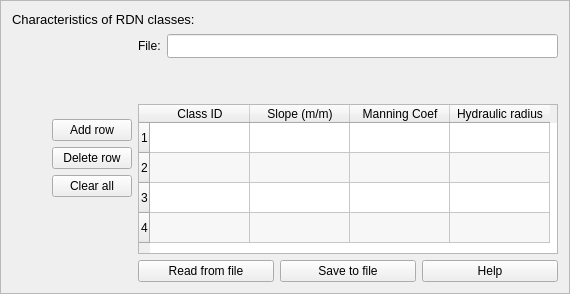
                 <widget class="QFrame" name="frame_4">
                  <property name="frameShape">
                   <enum>QFrame::StyledPanel</enum>
                  </property>
                  <property name="frameShadow">
                   <enum>QFrame::Raised</enum>
                  </property>
                  <layout class="QGridLayout" name="gridLayout_27">
                   <item row="0" column="0">
                    <layout class="QHBoxLayout" name="horizontalLayout_8">
                     <item>
                      <widget class="QLabel" name="label_37">
                       <property name="text">
                        <string>&lt;html&gt;&lt;head/&gt;&lt;body&gt;&lt;p align=&quot;justify&quot;&gt;&lt;span style=&quot; font-size:10pt;&quot;&gt;Characteristics of RDN classes:&lt;/span&gt;&lt;/p&gt;&lt;/body&gt;&lt;/html&gt;</string>
                       </property>
                      </widget>
                     </item>
                     <item>
                      <widget class="QLabel" name="label_38">
                       <property name="sizePolicy">
                        <sizepolicy hsizetype="Preferred" vsizetype="Preferred">
                         <horstretch>0</horstretch>
                         <verstretch>0</verstretch>
                        </sizepolicy>
                       </property>
                       <property name="minimumSize">
                        <size>
                         <width>16</width>
                         <height>16</height>
                        </size>
                       </property>
                       <property name="maximumSize">
                        <size>
                         <width>16</width>
                         <height>16</height>
                        </size>
                       </property>
                       <property name="toolTip">
                        <string>&lt;html&gt;&lt;head/&gt;&lt;body&gt;&lt;p align=&quot;justify&quot;&gt;Add your characteristics of RDN classes file. The file might be in text format, which contains the characteristics of the classes given in 'RDC segmentation into classes'.&lt;/p&gt;&lt;/body&gt;&lt;/html&gt;</string>
                       </property>
                       <property name="text">
                        <string/>
                       </property>
                       <property name="pixmap">
                        <pixmap>tip_icon.png</pixmap>
                       </property>
                      </widget>
                     </item>
                    </layout>
                   </item>
                   <item row="1" column="0">
                    <layout class="QGridLayout" name="gridLayout_38">
                     <item row="0" column="0">
                      <spacer name="horizontalSpacer_4">
                       <property name="orientation">
                        <enum>Qt::Horizontal</enum>
                       </property>
                       <property name="sizeHint" stdset="0">
                        <size>
                         <width>40</width>
                         <height>20</height>
                        </size>
                       </property>
                      </spacer>
                     </item>
                     <item row="0" column="1">
                      <layout class="QGridLayout" name="gridLayout_33">
                       <item row="2" column="0" alignment="Qt::AlignTop">
                        <widget class="QPushButton" name="btn_clear_1">
                         <property name="toolTip">
                          <string>&lt;html&gt;&lt;head/&gt;&lt;body&gt;&lt;p&gt;Chose one line.&lt;/p&gt;&lt;/body&gt;&lt;/html&gt;</string>
                         </property>
                         <property name="text">
                          <string>Clear all</string>
                         </property>
                        </widget>
                       </item>
                       <item row="0" column="0" alignment="Qt::AlignBottom">
                        <widget class="QPushButton" name="btn_add_row_1">
                         <property name="text">
                          <string>Add row</string>
                         </property>
                        </widget>
                       </item>
                       <item row="1" column="0">
                        <widget class="QPushButton" name="btn_del_row_1">
                         <property name="toolTip">
                          <string>&lt;html&gt;&lt;head/&gt;&lt;body&gt;&lt;p&gt;Chose one line.&lt;/p&gt;&lt;/body&gt;&lt;/html&gt;</string>
                         </property>
                         <property name="text">
                          <string>Delete row</string>
                         </property>
                        </widget>
                       </item>
                      </layout>
                     </item>
                     <item row="0" column="2">
                      <layout class="QGridLayout" name="gridLayout_35">
                       <item row="0" column="0">
                        <layout class="QGridLayout" name="gridLayout_56">
                         <item row="0" column="0">
                          <widget class="QLabel" name="label_67">
                           <property name="text">
                            <string>&lt;html&gt;&lt;head/&gt;&lt;body&gt;&lt;p align=&quot;justify&quot;&gt;&lt;span style=&quot; font-size:10pt;&quot;&gt;File:&lt;/span&gt;&lt;/p&gt;&lt;/body&gt;&lt;/html&gt;</string>
                           </property>
                          </widget>
                         </item>
                         <item row="0" column="1">
                          <widget class="QLineEdit" name="le_7_pg2">
                           <property name="minimumSize">
                            <size>
                             <width>220</width>
                             <height>24</height>
                            </size>
                           </property>
                           <property name="maximumSize">
                            <size>
                             <width>16777215</width>
                             <height>24</height>
                            </size>
                           </property>
                           <property name="readOnly">
                            <bool>true</bool>
                           </property>
                           <property name="clearButtonEnabled">
                            <bool>true</bool>
                           </property>
                          </widget>
                         </item>
                        </layout>
                       </item>
                       <item row="3" column="0">
                        <layout class="QGridLayout" name="gridLayout_34">
                         <item row="0" column="1">
                          <widget class="QPushButton" name="btn_save_file_t1">
                           <property name="text">
                            <string>Save to file</string>
                           </property>
                          </widget>
                         </item>
                         <item row="0" column="0">
                          <widget class="QPushButton" name="btn_read_t1">
                           <property name="text">
                            <string>Read from file</string>
                           </property>
                          </widget>
                         </item>
                         <item row="0" column="2">
                          <widget class="QPushButton" name="btn_help_t1">
                           <property name="text">
                            <string>Help</string>
                           </property>
                          </widget>
                         </item>
                        </layout>
                       </item>
                       <item row="2" column="0">
                        <widget class="QTableWidget" name="tbw_1_pg2">
                         <property name="minimumSize">
                          <size>
                           <width>420</width>
                           <height>150</height>
                          </size>
                         </property>
                         <property name="maximumSize">
                          <size>
                           <width>420</width>
                           <height>150</height>
                          </size>
                         </property>
                         <property name="showDropIndicator" stdset="0">
                          <bool>true</bool>
                         </property>
                         <property name="dragEnabled">
                          <bool>true</bool>
                         </property>
                         <property name="dragDropOverwriteMode">
                          <bool>true</bool>
                         </property>
                         <property name="alternatingRowColors">
                          <bool>true</bool>
                         </property>
                         <property name="textElideMode">
                          <enum>Qt::ElideMiddle</enum>
                         </property>
                         <property name="showGrid">
                          <bool>true</bool>
                         </property>
                         <property name="gridStyle">
                          <enum>Qt::SolidLine</enum>
                         </property>
                         <property name="sortingEnabled">
                          <bool>false</bool>
                         </property>
                         <property name="wordWrap">
                          <bool>true</bool>
                         </property>
                         <attribute name="horizontalHeaderVisible">
                          <bool>true</bool>
                         </attribute>
                         <attribute name="horizontalHeaderCascadingSectionResizes">
                          <bool>true</bool>
                         </attribute>
                         <attribute name="horizontalHeaderMinimumSectionSize">
                          <number>24</number>
                         </attribute>
                         <attribute name="horizontalHeaderDefaultSectionSize">
                          <number>100</number>
                         </attribute>
                         <attribute name="horizontalHeaderShowSortIndicator" stdset="0">
                          <bool>false</bool>
                         </attribute>
                         <attribute name="verticalHeaderDefaultSectionSize">
                          <number>30</number>
                         </attribute>
                         <row>
                          <property name="text">
                           <string>1</string>
                          </property>
                         </row>
                         <row>
                          <property name="text">
                           <string>2</string>
                          </property>
                         </row>
                         <row>
                          <property name="text">
                           <string>3</string>
                          </property>
                         </row>
                         <row>
                          <property name="text">
                           <string>4</string>
                          </property>
                         </row>
                         <column>
                          <property name="text">
                           <string>Class ID</string>
                          </property>
                         </column>
                         <column>
                          <property name="text">
                           <string>Slope (m/m)</string>
                          </property>
                         </column>
                         <column>
                          <property name="text">
                           <string>Manning Coef</string>
                          </property>
                         </column>
                         <column>
                          <property name="text">
                           <string>Hydraulic radius</string>
                          </property>
                         </column>
                        </widget>
                       </item>
                       <item row="1" column="0">
                        <spacer name="verticalSpacer">
                         <property name="orientation">
                          <enum>Qt::Vertical</enum>
                         </property>
                         <property name="sizeHint" stdset="0">
                          <size>
                           <width>20</width>
                           <height>40</height>
                          </size>
                         </property>
                        </spacer>
                       </item>
                      </layout>
                     </item>
                    </layout>
                   </item>
                  </layout>
                 </widget>
